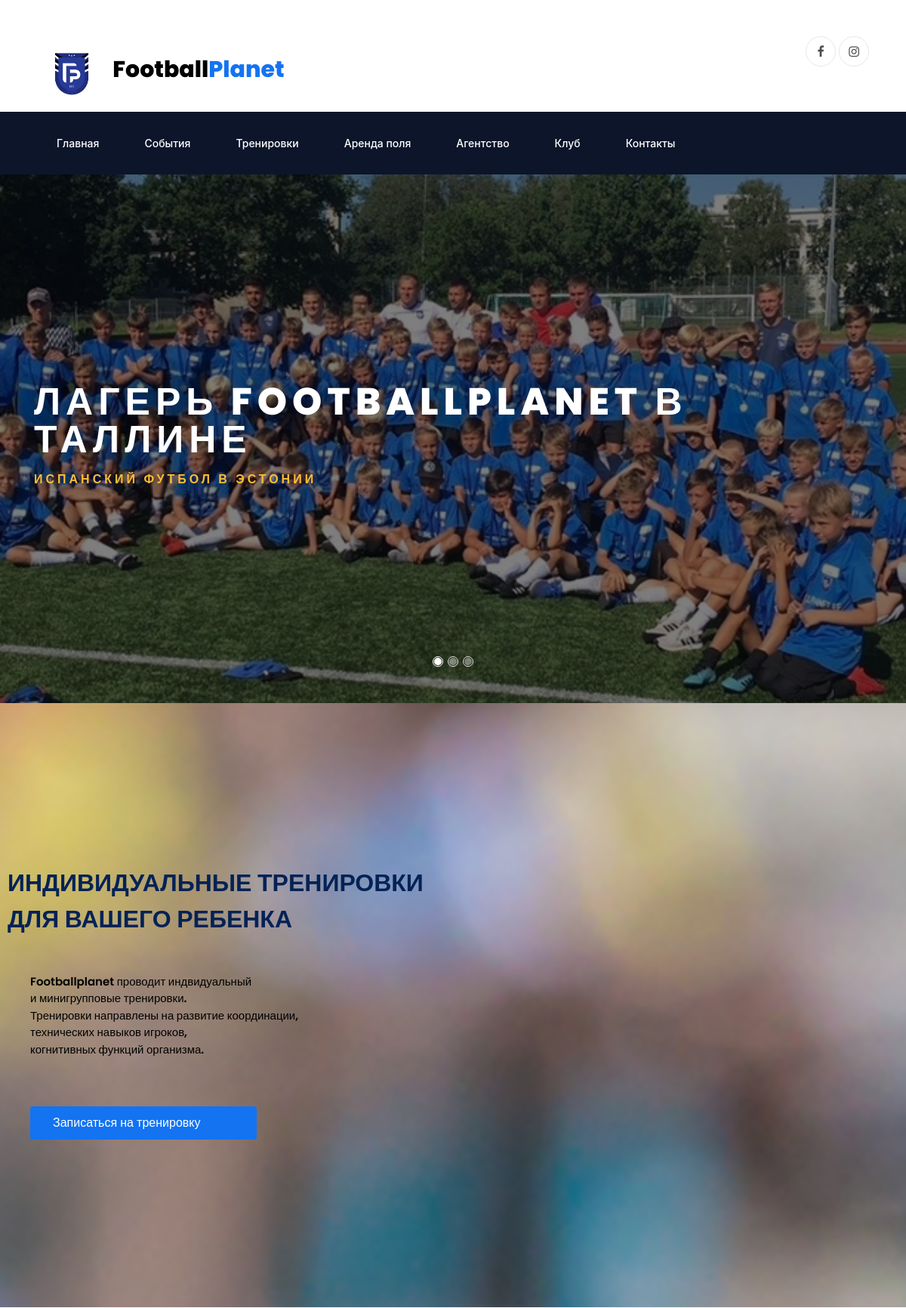
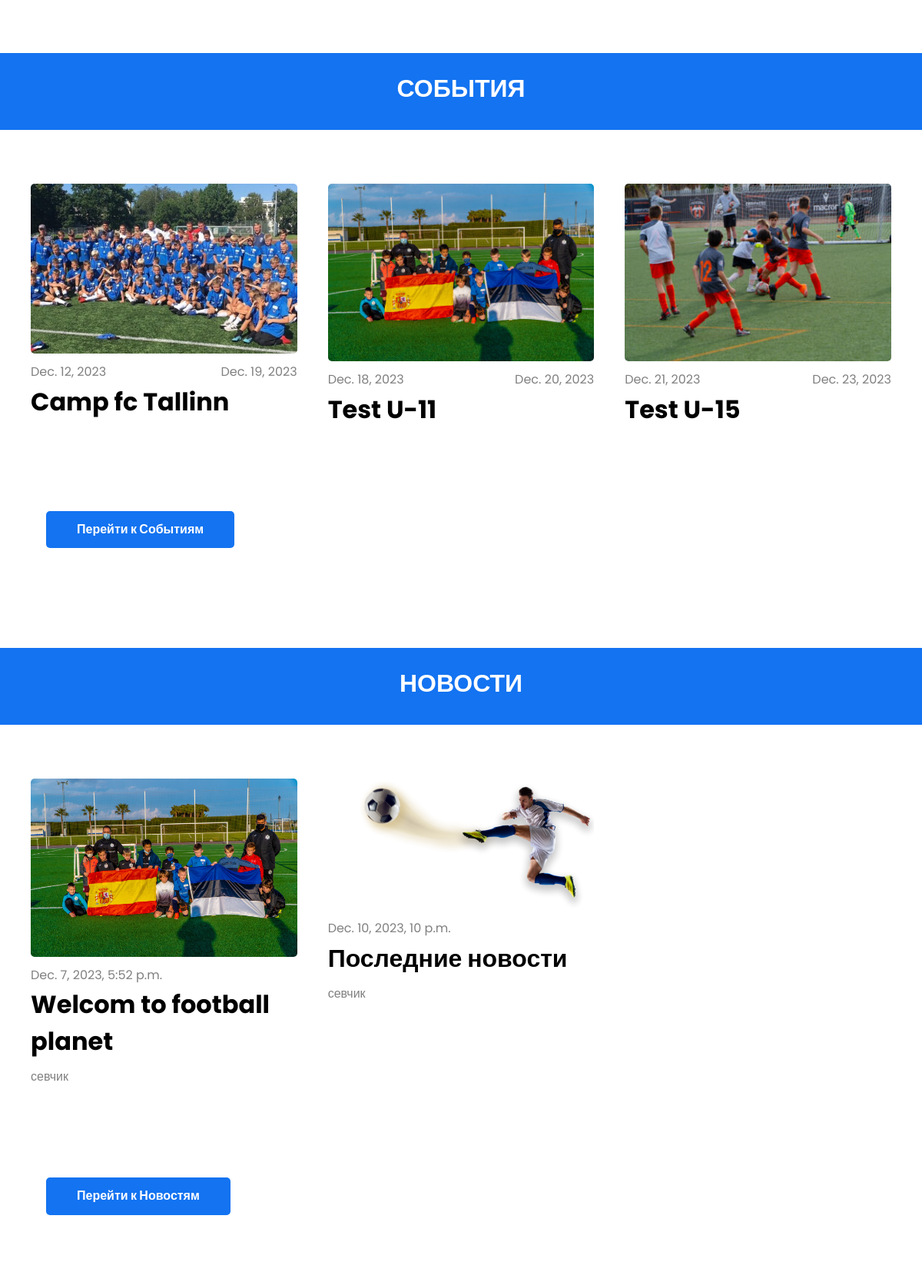
The page / (upper part) on the database its author committed (2 pictures, top to bottom).
### content/models.py (models this page shows, shortened)
class FootballCamp(models.Model):
    name = models.CharField(max_length=255)
    logo = models.ImageField(upload_to='content/static/content/images/camps', null=True)
    description = models.TextField()
    youtube_link = models.URLField(blank=True, null=True)
    mini_player_code = models.TextField(blank=True, null=True)
    start_date = models.DateField(null=True)
    end_date = models.DateField(null=True)
    photo_gallery = models.ManyToManyField('Photo', related_name='camps', blank=True)

class Tournaments(models.Model):
    name = models.CharField(max_length=255)
    logo = models.ImageField(upload_to='content/static/content/images/tournaments', null=True)
    start_date = models.DateField()
    end_date = models.DateField()
    category = models.CharField(max_length=255)
    location = models.CharField(max_length=255)
    description = models.CharField(max_length=255, default=' ')
    class Meta:
        verbose_name = "Tournaments"
        verbose_name_plural = "Tournaments"

class NewsFootball(models.Model):
    name = models.CharField(max_length=255)
    autor = models.CharField(max_length=255)
    photo = models.ImageField(upload_to="content/static/content/images/news")
    time_of_publication = models.DateTimeField(null=True)
    text = models.TextField()

### content/views.py (the view)
# urls.py: path('', main_page, name="main"),
def main_page(request):
    current_datetime = datetime.now()
    upcoming_tournaments = Tournaments.objects.filter(start_date__gte=current_datetime).order_by('start_date')[:3]
    upcoming_football_camps = FootballCamp.objects.filter(start_date__gte=current_datetime).order_by('start_date')[:3]
    events = sorted(
        chain(upcoming_tournaments, upcoming_football_camps),
        key=lambda event: event.start_date
    )[:3]
    news = NewsFootball.objects.all()
    context = {
        'events': events,
        'news': news,
    }
    return render(request, 'content/main.html', context)

### content/templates/content/main.html (shortened to what this page needs)
{% extends 'content/index.html' %}
{% load static %}
{% block main %}
<section>
    <div class="hero-wrap">
	    <div class="home-slider owl-carousel">
	      <div class="slider-item" style="background-image:url({% static 'content/images/fp_camp_tallinn.jpg' %});">
	      	<div class="overlay"></div>
	        <div class="container">
	          <div class="row no-gutters slider-text align-items-center justify-content-center">
		          <div class="col-md-12 ftco-animate">
		          	<div class="text w-100 text-center">
			            <h1 class="mb-3">Лагерь footballplanet в таллине</h1>
                  <h2>Испанский футбол в Эстонии</h2>
		            </div>
		          </div>
		        </div>
	        </div>
	      </div>
	    </div>
	  </div>
</section>
<section style="background-image:url({% static 'content/images/person_training_img_1920px.png' %});" class="ind-tr-main">
  <h2>ИНДИВИДУАЛЬНЫЕ ТРЕНИРОВКИ<br> ДЛЯ ВАШЕГО РЕБЕНКА<br><br><p>Footballplanet проводит индвидуальный<br> и минигрупповые тренировки.<br> Тренировки направлены на развитие координации,<br> технических навыков игроков,<br> когнитивных функций организма.
</p><br><a href="{% url 'training' %}">Записаться на тренировку</a></h2>
</section>
<section style="background-color: #1373F1; height: 100px; display: flex; justify-content: center; align-items: center; margin-top: 70px; margin-bottom: 50px;">
  <h2 style="color: white; font-weight: 555; text-align: center;">СОБЫТИЯ</h2>
</section>
    <div class="tournaments">
        {% for event in events %}
            <div class="tournament">
                <a href="{% url 'dtour' event.id %}">
                    <img src="{% static event.logo|cut:'content/static/' %}" alt="{{ event.name }}">
                </a>
                <div class="tournament-info">
                    <div class="tournament-dates">
                        <div class="tournament-date">{{ event.start_date }}</div>
                        <div class="tournament-date">{{ event.end_date }}</div>
                    </div>
                    <h2 class="tournament-title"><a href="{% url 'dtour' event.id %}">{{ event.name }}</a></h2>
                </div>
            </div>
        {% endfor %}
    </div>
    <button class="go-events"><a href="{% url 'tournaments' %}">Перейти к Событиям</a></button>
<section class="news-body-fp">
<section style="background-color: #1373F1; height: 100px; display: flex; justify-content: center; align-items: center; margin-bottom: 50px;margin-top: 70px;">
  <h2 style="color: white; font-weight: 555; text-align: center; ">НОВОСТИ</h2>
</section>
    <div class="tournaments">
        {% for new in news %}
            <div class="tournament">
                <a href="{% url 'dnews' new.id %}">
                    <img src="{% static new.photo|cut:'content/static/' %}" alt="{{ tournament.name }}">
                </a>
                <div class="tournament-info">
                    <div class="tournament-dates">
                        <div class="tournament-date">{{ new.time_of_publication }}</div>
                    </div>
                    <h2 class="tournament-title"><a href="{% url 'dnews' new.id %}">{{ new.name }}</a></h2>
                    <p>{{ new.autor }}</p>
                </div>
            </div>
        {% endfor %}
    </div>
    <button class="go-events"><a href="{% url 'news' %}">Перейти к Новостям</a></button>
</section>
{% endblock %}

### content/templates/content/index.html (shortened to what this page needs)
{% load static %}
<!DOCTYPE html>
<html lang="ru">
  <head>
    <link rel="stylesheet" href="https://stackpath.bootstrapcdn.com/font-awesome/4.7.0/css/font-awesome.min.css">
    <link rel="stylesheet" href="{% static 'content/css/animate.css' %}">
    <link rel="stylesheet" href="{% static 'content/css/owl.carousel.min.css' %}">
    <link rel="stylesheet" href="{% static 'content/css/owl.theme.default.min.css' %}">
    <link rel="stylesheet" href="{% static 'content/css/magnific-popup.css' %}">
    <link rel="stylesheet" href="{% static 'content/css/ionicons.min.css' %}">
    <link rel="stylesheet" href="{% static 'content/css/flaticon.css' %}">
    <link rel="stylesheet" href="{% static 'content/css/icomoon.css' %}">
    <link rel="stylesheet" href="{% static 'content/css/style.css' %}">
  </head>
  <body>
    <div class="container pt-5">
			<div class="row justify-content-between">
				<div class="col">
					<img width="100px" height="100px" src="{% static 'content/images/logo-color.png' %}">
					<a class="navbar-brand" href="{% url 'main' %}">Football<span>Planet</span></a>
				</div>
				<div class="col d-flex justify-content-end">
					<div class="social-media">
		    		<p class="mb-0 d-flex">
		    			<a href="https://www.facebook.com/profile.php?id=100090402353092" class="d-flex align-items-center justify-content-center"><span class="fa fa-facebook"><i class="sr-only">Facebook</i></span></a>
		    			<a href="https://www.instagram.com/footballplanet.top/" class="d-flex align-items-center justify-content-center"><span class="fa fa-instagram"><i class="sr-only">Instagram</i></span></a>
		    		</p>
	        </div>
				</div>
			</div>
		</div>
		<nav class="navbar navbar-expand-lg navbar-dark ftco_navbar bg-dark ftco-navbar-light" id="ftco-navbar">
	    <div class="container">
	      <div class="collapse navbar-collapse" id="ftco-nav">
	        <ul class="navbar-nav mr-auto">
	        	<li class="nav-item"><a href="{% url 'main' %}" class="nav-link">Главная</a></li>
	        	<li class="nav-item"><a href="{% url 'events' %}" class="nav-link">События</a></li>
	        	<li class="nav-item"><a href="{% url 'training' %}" class="nav-link">Тренировки</a></li>
	        	<li class="nav-item"><a href="{% url 'field' %}" class="nav-link">Аренда поля</a></li>
	        	<li class="nav-item"><a href="{% url 'agency' %}" class="nav-link">Агентство</a></li>
	        	<li class="nav-item"><a href="{% url 'club' %}" class="nav-link">Клуб</a></li>
	          <li class="nav-item"><a href="{% url 'contacts' %}" class="nav-link">Контакты</a></li>
	        </ul>
	      </div>
	    </div>
	  </nav>
    {% block main %}{% endblock %}
  </body>
</html>

### content/templates/content/main.html (style rules this page uses)
.tournament { border: none !important; }
.go-events { margin: 5%; }

### rows shown on the page
FootballCamp: logo (picture), start_date "Dec. 12, 2023", end_date "Dec. 19, 2023", name "Camp fc Tallinn"
Tournaments: logo (picture), start_date "Dec. 18, 2023", end_date "Dec. 20, 2023", name "Test U-11"
Tournaments: logo (picture), start_date "Dec. 21, 2023", end_date "Dec. 23, 2023", name "Test U-15"
NewsFootball: photo (picture), time_of_publication "Dec. 7, 2023, 5:52 p.m.", name "Welcom to football planet", autor "севчик"
NewsFootball: photo (picture), time_of_publication "Dec. 10, 2023, 10 p.m.", name "Последние новости", autor "севчик"
